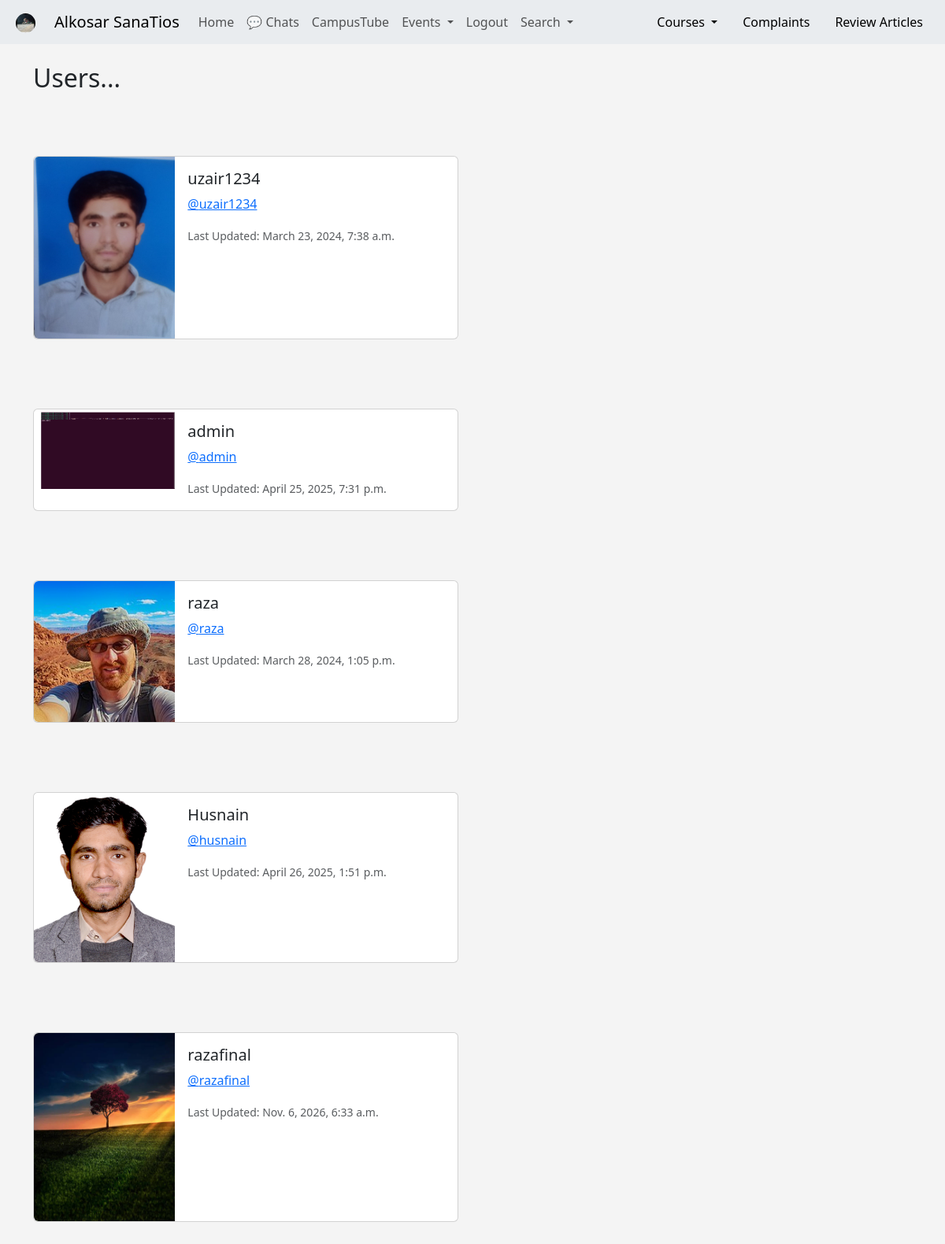
The app's page /profile_list (signed in) with its own data.
### home/models.py (models this page shows, shortened)
class Profile(models.Model):
    user = models.OneToOneField(User, on_delete=models.CASCADE)
    follows = models.ManyToManyField("self",
    related_name = "followed_by",
    symmetrical= False,
    blank=True)
    date_modified = models.DateTimeField(User, auto_now = True)
    profile_image = models.ImageField(null = True, blank = True, upload_to = 'profile-images/')
    profile_bio = models.CharField(null=True, blank=True, max_length=500)
    home_address = models.CharField(max_length=300, blank=True, default="")
    relationship_status = models.CharField(max_length=80, blank=True, default="")
    education_status = models.CharField(max_length=300, blank=True, default="")
    homepage_link = models.CharField(null=True, blank=True, max_length=200)
    facebook_link = models.CharField(null=True, blank=True, max_length=200)
    instagram_link = models.CharField(null=True, blank=True, max_length=200)
    linkdin_link = models.CharField(null=True, blank=True, max_length=200)

### home/views.py (the view)
# urls.py: path('profile_list', views.profile_list, name = 'profile_list' ),
def profile_list(request):
    if request.user.is_authenticated:
        profiles = Profile.objects.exclude(user = request.user)
        return render (request, 'home/profile_list.html', {
        "profiles": profiles,})
    else:
        messages.success(request, ("Sorry...! You Must Be Logged In"))
        return redirect('home')

### home/templates/home/profile_list.html (shortened to what this page needs)
{% extends 'home/base.html' %}
{% load static %}
{% block content %}
<h2>Users...
</h2>
<br>
{% if profiles %}
{% for profile in profiles %}
<br>
<br>
<div class="card mb-3" style="max-width: 540px;">
    <div class="row g-0">
      <div class="col-md-4">
        {% if profile.profile_image %}
        <img src="{{ profile.profile_image.url }}" width="200" class="img-fluid rounded-start" alt=" {{ profile.user.username }} ">
        {% else %}
        <img src="{% static 'images/3rd.jpg' %}" class="img-fluid rounded-start" alt="Profile Image">
        {% endif %}
      </div>
      <div class="col-md-8">
        <div class="card-body">
          <h5 class="card-title">{{ profile.user.username }}</h5>
          <p class="card-text"> <a href=" {% url 'profile' profile.user.id %} ">@{{ profile.user.username|lower }}</a></p>
          <p class="card-text"><small class="text-body-secondary">Last Updated: {{ profile.date_modified }}</small></p>
        </div>
      </div>
    </div>
  </div>
  <br>
{% endfor %}
{% endif %}
{% endblock content %}

### home/templates/home/base.html (shortened to what this page needs)
<!doctype html>
<html lang="en">
  <head>
    <link href="https://cdn.jsdelivr.net/npm/bootstrap@5.3.0-alpha3/dist/css/bootstrap.min.css" rel="stylesheet">
  </head>
  <body>
    {% include 'home/navbar.html' %}
    <br>
    <div class="container">
    {% block content %}
    {% endblock content %}
  </div>
  </body>
</html>

### home/templates/home/navbar.html (shortened to what this page needs)
{% load static %}
<nav class="navbar navbar-expand-lg bg-body-secondary">
    <div class="container-fluid">
      {% if user.is_authenticated %}
      <ul class="navbar-nav ml-auto">
        <li class="nav-link navbar-brand">
          {% if user.profile.profile_image %}
          <a href="{% url 'profile' request.user.id %} "><img src="{{ user.profile.profile_image.url }}" class="rounded-circle" height="25" width="25" > </a>
          {% else %}
          <a href="{% url 'profile' request.user.id %} "><img src=" {% static 'images/20th.jpg' %} " width="25" height="25" class="rounded-circle"></a>
          {% endif %}
        </li>
      </ul>
      {% endif %}
      <a class="navbar-brand" href=" {% url 'campus' %} ">Alkosar SanaTios</a>
      <div class="collapse navbar-collapse" id="navbarSupportedContent">
        <ul class="navbar-nav me-auto mb-2 mb-lg-0">
          <li class="nav-item">
            <a class="nav-link" href=" {% url 'home' %} ">Home</a>
          </li>
          <li class="nav-item">
  <a class="nav-link" href="/chat/">💬 Chats</a>
</li>
          <li class="nav-item">
            <a class="nav-link" href=" {% url 'video' %} ">CampusTube</a>
          </li>
          <li class="nav-item dropdown">
            <a class="nav-link dropdown-toggle" href="#" role="button" data-bs-toggle="dropdown" aria-expanded="false">
              Events
            </a>
          </li>
            {% if user.is_authenticated %}
          <li class="nav-item">
            <a class="nav-link" href=" {% url 'logout' %} ">Logout</a>
          </li>
          {% else %}
          <li class="nav-item">
            <a class="nav-link" href=" {% url 'login' %} ">Login</a>
          </li>
          {% endif %}
          <li class="nav-item dropdown">
            <a class="nav-link dropdown-toggle" href="#" role="button" data-bs-toggle="dropdown" aria-expanded="false">
              Search
            </a>
              </li>
            </ul>
        <ul class="nav justify-content-end">
          <li class="nav-item dropdown ">
            <a class="nav-link dropdown-toggle" href="#" role="button" data-bs-toggle="dropdown" aria-expanded="false" style="color: black;">
              Courses
            </a>
          </li>
          <li class="nav-item">
            <a class="nav-link" href=" {% url 'complaint' %} " style="color: black;" >Complaints</a>
          </li>
          <li class="nav-item">
            <a class="nav-link" href=" {% url 'add-event' %}" style="color:black;" >Review Articles</a>
          </li>
        </ul>
      </div>
     </div>
</nav>

### home/templates/home/base.html (style rules this page uses)
body { background: #f4f4f4; }

### records on screen
Profile: profile_image (picture), user.username "uzair1234", date_modified "March 23, 2024, 7:38 a.m."
Profile: profile_image (picture), user.username "admin", date_modified "April 25, 2025, 7:31 p.m."
Profile: profile_image (picture), user.username "raza", date_modified "March 28, 2024, 1:05 p.m."
Profile: profile_image (picture), user.username "Husnain", user.username "husnain", date_modified "April 26, 2025, 1:51 p.m."
Profile: profile_image (picture), user.username "razafinal", date_modified "Nov. 6, 2026, 6:33 a.m."
